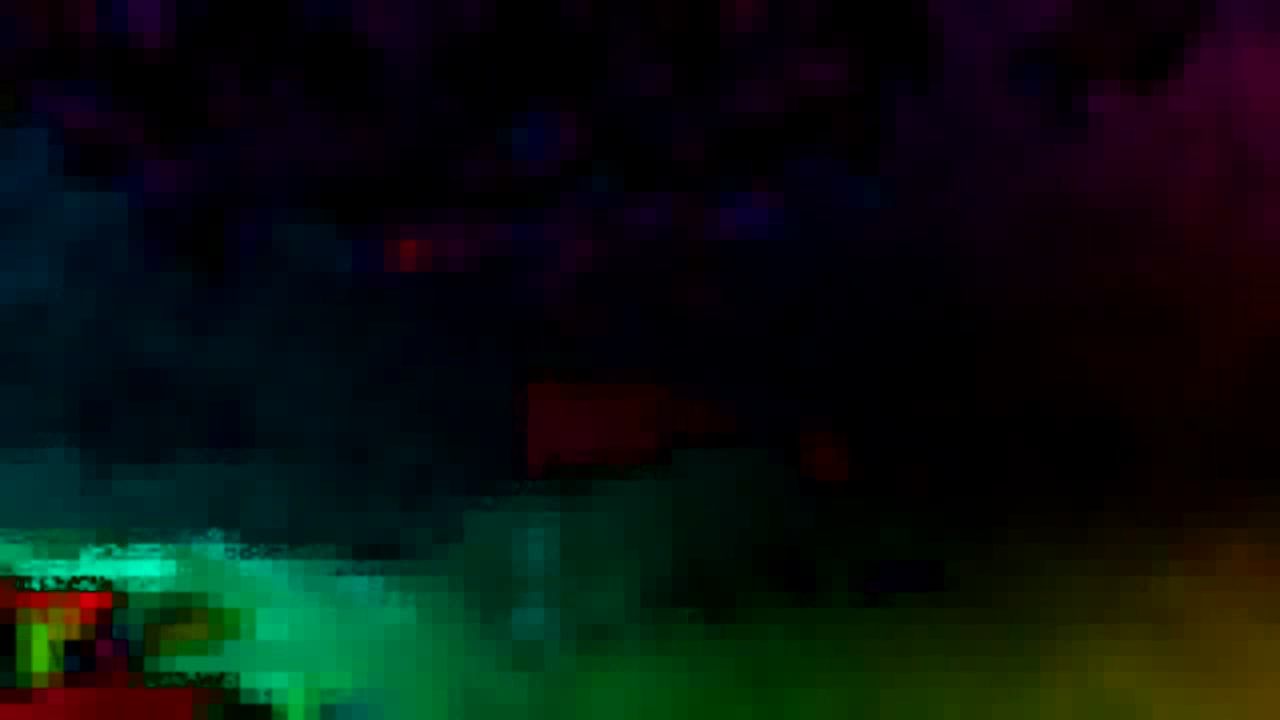
#> input picture frame 9 of disof.mp4, 1280 x 720 px, given in place of output_video000.mp4, which was not available
$ python lks.py
#> lines starting #> are read from the running program, lines starting #| are printed output that depends on the picture; pictures that were not available may be replaced by others from this repository, and a replacement may not be noted
import numpy as np
import cv2
import argparse

cap = cv2.VideoCapture('output_video000.mp4')
w = int(cap.get(cv2.CAP_PROP_FRAME_WIDTH))
h = int(cap.get(cv2.CAP_PROP_FRAME_HEIGHT))
writer = cv2.VideoWriter('lkof.mp4', cv2.VideoWriter_fourcc(*'mp4v'),30, (w, h))
# params for ShiTomasi corner detection
feature_params = dict( maxCorners = 100,
                       qualityLevel = 0.3,
                       minDistance = 7,
                       blockSize = 7 )
# Parameters for lucas kanade optical flow
lk_params = dict( winSize  = (15,15),
                  maxLevel = 2,
                  criteria = (cv2.TERM_CRITERIA_EPS | cv2.TERM_CRITERIA_COUNT, 10, 0.03))
# Create some random colors
color = np.random.randint(0,255,(100,3))
# Take first frame and find corners in it
ret, old_frame = cap.read()
#> old_frame is the input picture: shape (720, 1280, 3); mean B, G, R 14.3, 18, 8.7
old_gray = cv2.cvtColor(old_frame, cv2.COLOR_BGR2GRAY)
p0 = cv2.goodFeaturesToTrack(old_gray, mask = None, **feature_params)
#> p0 = [[37, 588], [98, 578], [30, 585], [54, 578], [73, 577], [54, 585], [45, 578], [78, 584], [65, 582]]
# Create a mask image for drawing purposes
mask = np.zeros_like(old_frame)
while ret:
    ret, frame = cap.read()
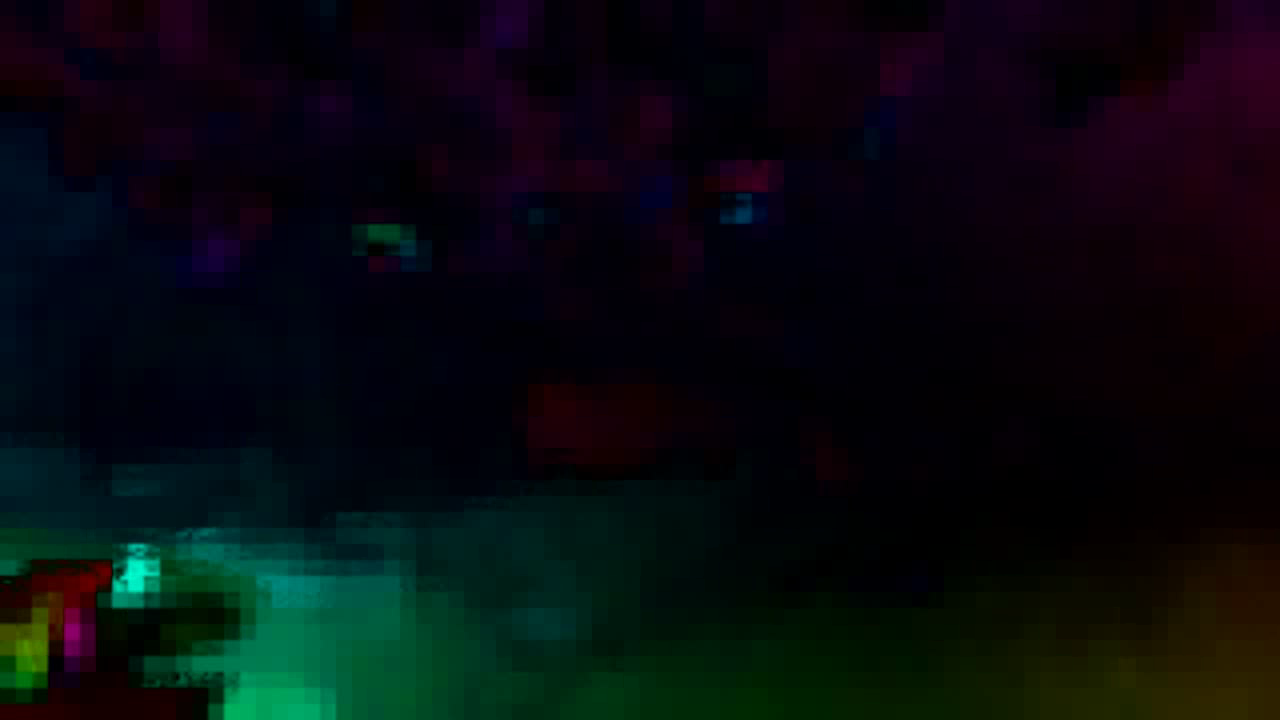
#> input picture frame 10 of disof.mp4, 1280 x 720 px, given in place of output_video000.mp4, which was not available
#> frame is the input picture: shape (720, 1280, 3); mean B, G, R 14.5, 11.6, 7.4
    if not ret:
        break
    frame_gray = cv2.cvtColor(frame, cv2.COLOR_BGR2GRAY)
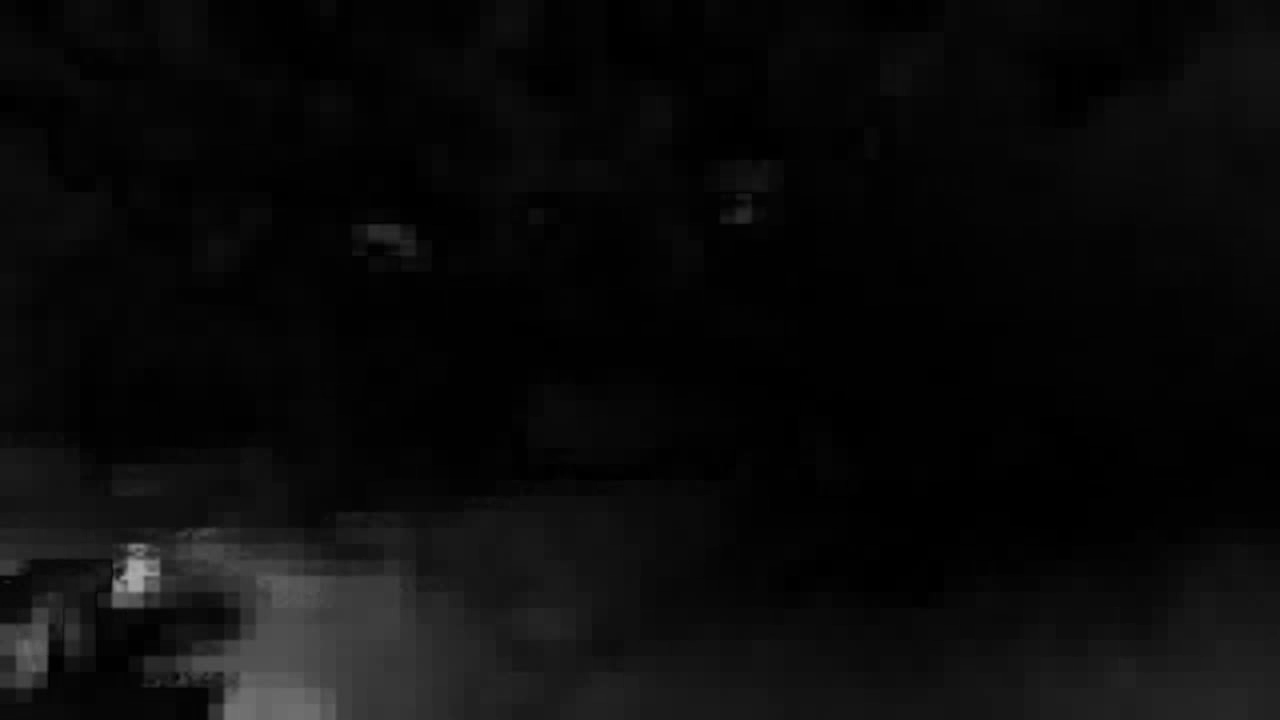
#> frame_gray: shape (720, 1280); min 0, max 175, mean 10.6
    # calculate optical flow
    p1, st, err = cv2.calcOpticalFlowPyrLK(old_gray, frame_gray, p0, None, **lk_params)
#> p1 = [[120.3, 536.5], [152.9, 590.3], [113.6, 586.4], [83.86, 501.5], [128, 595.2], [157.3, 578.8], [87.93, 475.8], [114.5, 581], [93.53, 523.2]]; st = [1, 1, 1, 1, 1, 1, 1, 1, 1]; err = [36.98, 31.49, 34.53, 80.04, 32.45, 27.34, 87.08, 34.09, 39.89]
    # Select good points
    if p1 is not None:
        good_new = p1[st==1]
#> good_new has the same summary as p1
        good_old = p0[st==1]
#> good_old has the same summary as p0
    # draw the tracks
    for i,(new,old) in enumerate(zip(good_new, good_old)):
        a,b = new.ravel()
        c,d = old.ravel()
        mask = cv2.line(mask, (int(a),int(b)),(int(c),int(d)), color[i].tolist(), 2)
        frame = cv2.circle(frame,(int(a),int(b)),5,color[i].tolist(),-1)
#> this loop made 9 passes
#> (a, b, c, d) on passes 1 to 9: (120.3, 536.5, 37, 588), (152.9, 590.3, 98, 578), (113.6, 586.4, 30, 585), (83.86, 501.5, 54, 578), (128, 595.2, 73, 577), (157.3, 578.8, 54, 585), (87.93, 475.8, 45, 578), (114.5, 581, 78, 584), (93.53, 523.2, 65, 582)
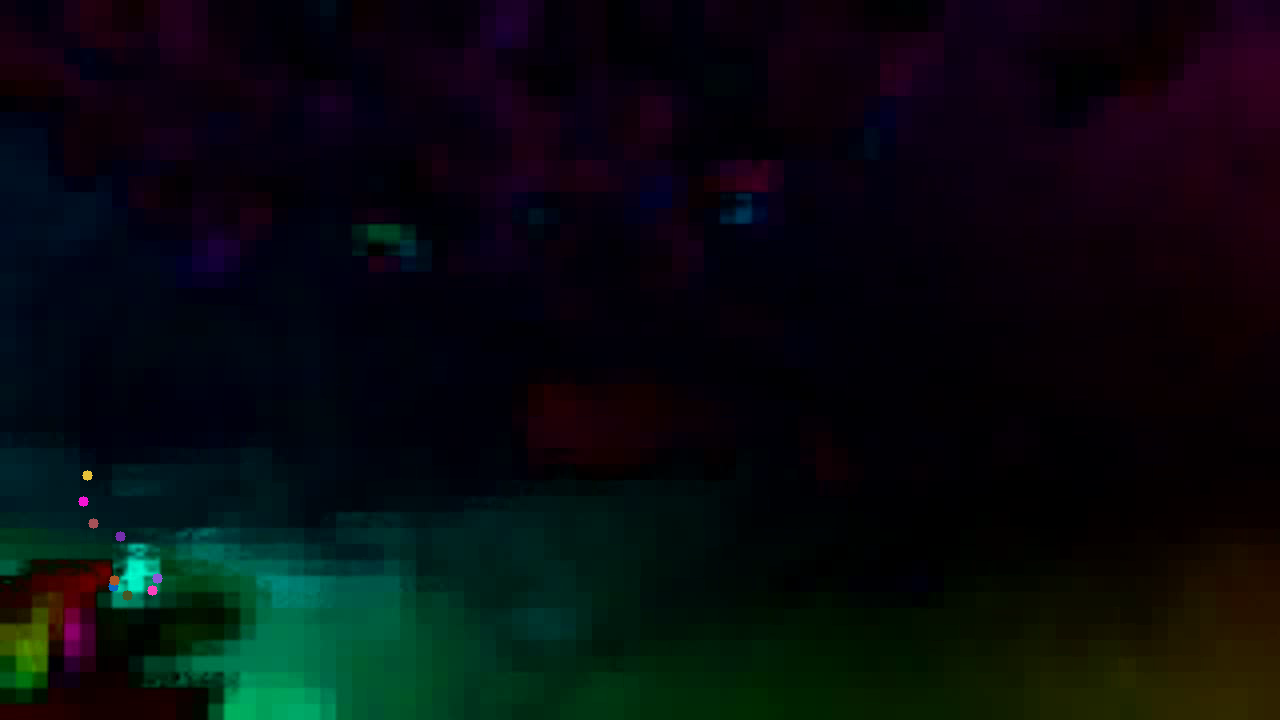
#> frame: shape (720, 1280, 3); mean B, G, R 14.5, 11.6, 7.6
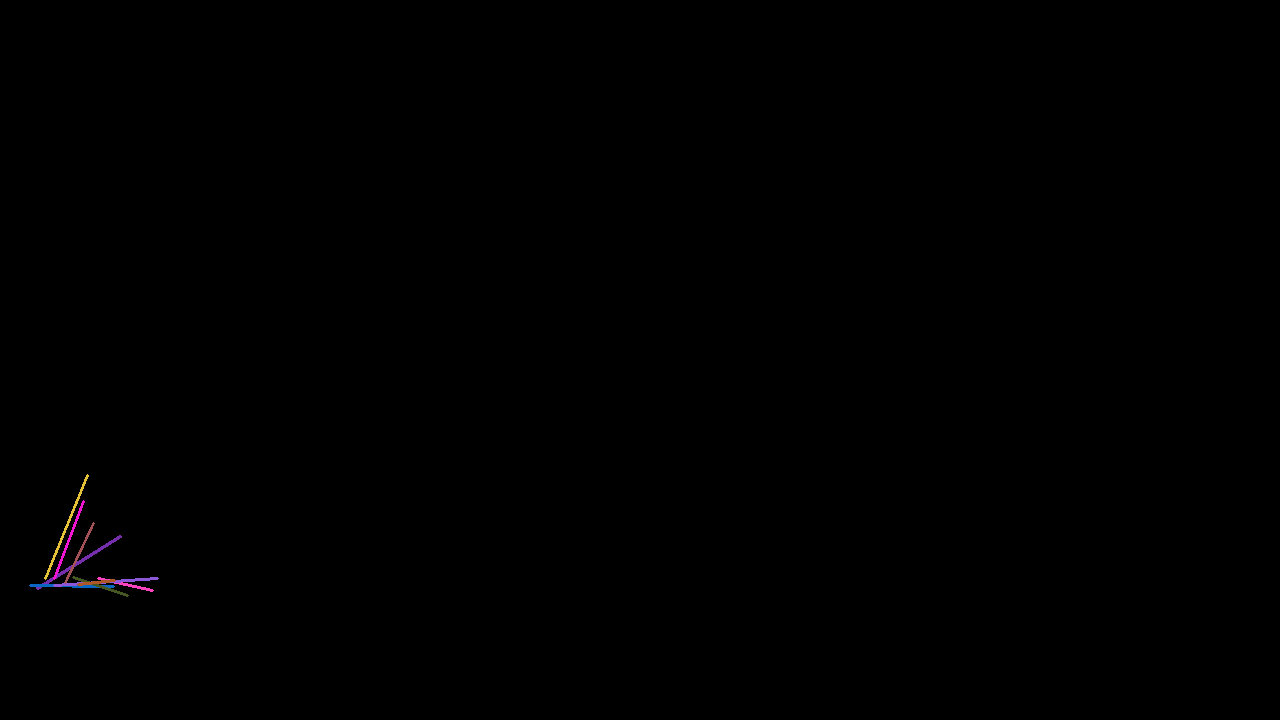
#> mask: shape (720, 1280, 3); mean of channels 0, 1, 2 0.3, 0.2, 0.3; drawn as B, G, R
    img = cv2.add(frame, mask)
    # cv.imshow('frame',img)
    writer.write(img)
    # Now update the previous frame and previous points
    old_gray = frame_gray.copy()
    p0 = good_new.reshape(-1,1,2)
#> p0 has the same summary as p1

$ run again, starting later in the video
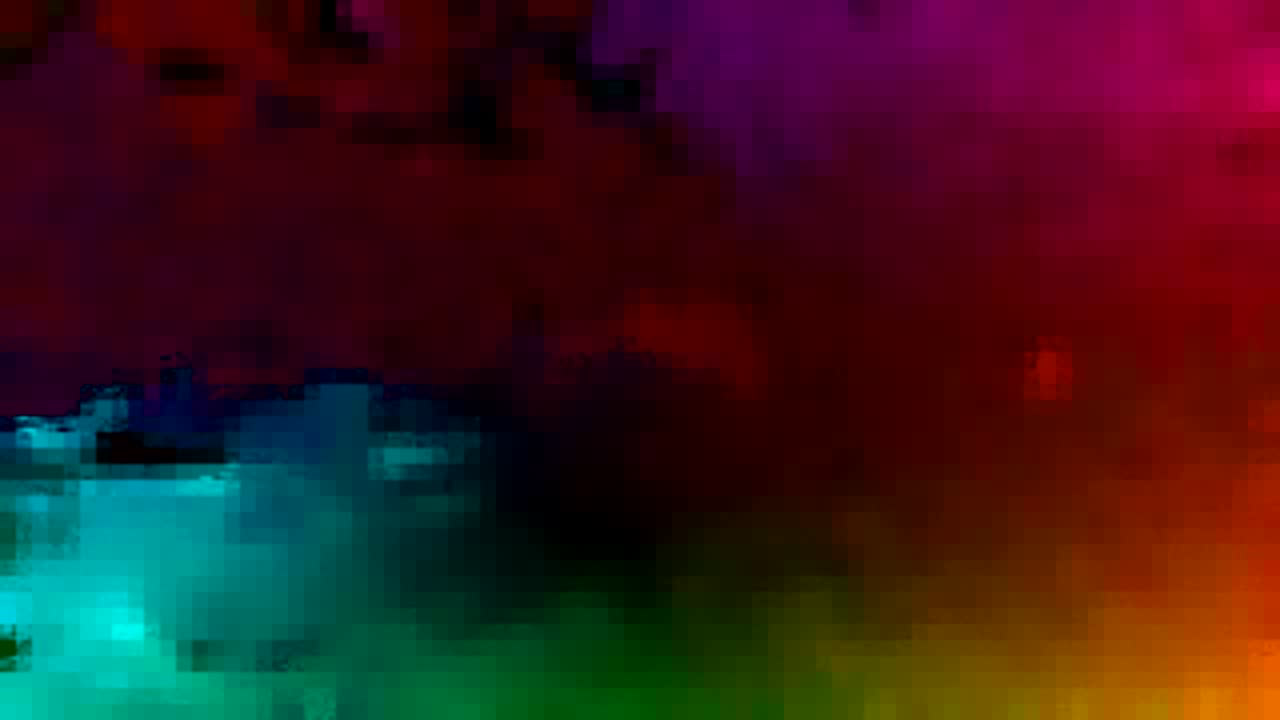
#> input picture frame 79 of disof.mp4, 1280 x 720 px, given in place of output_video000.mp4, which was not available
#> old_frame is the input picture: shape (720, 1280, 3); mean B, G, R 28.8, 27.1, 57.3
#> `p0 = cv2.goodFeaturesToTrack(old_gray, mask = None, **feature_params)`: p0 = 19 rows, first 8: [14, 626], [57, 428], [13, 637], [17, 419], [29, 640], [19, 641], [83, 406], [14, 659]
#> `frame_gray = cv2.cvtColor(frame, cv2.COLOR_BGR2GRAY)`:
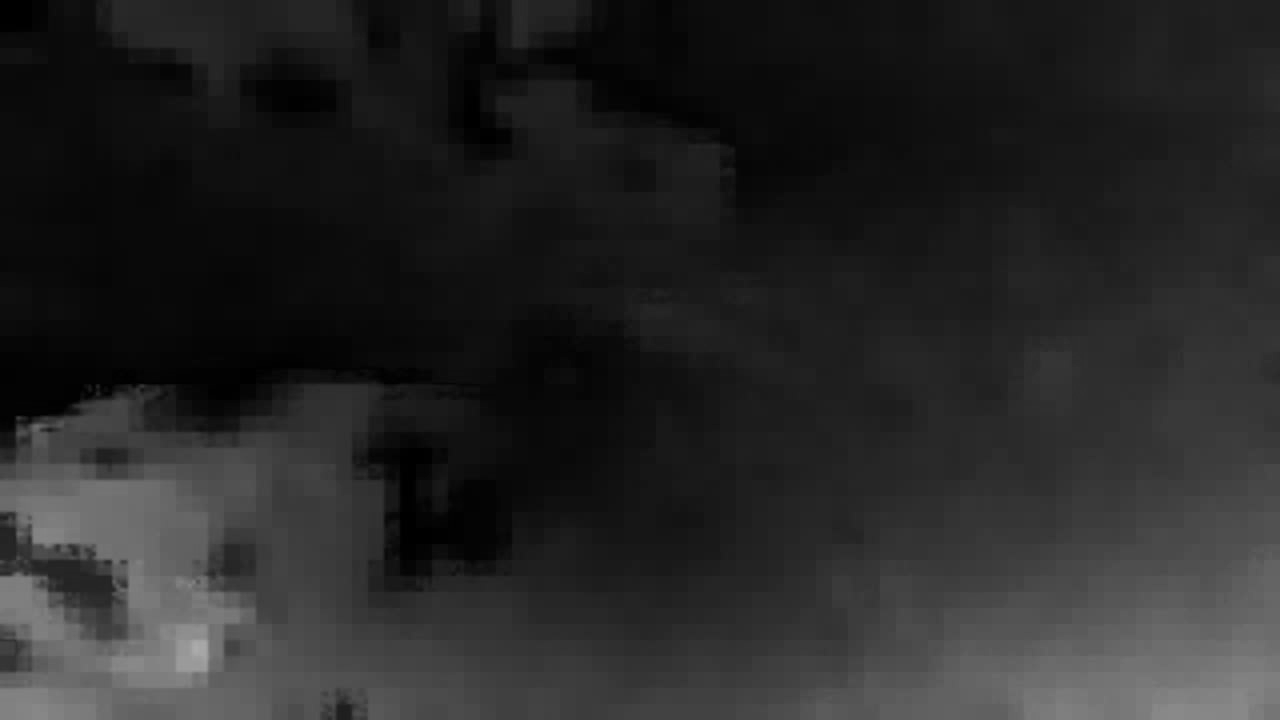
#> frame_gray: shape (720, 1280); min 0, max 172, mean 38.8
#> p1 = 19 rows, first 8: [4.76, 616.5], [45.38, 428.2], [11.92, 633.4], [19.9, 419], [29.68, 640.1], [19.84, 639.4], [74.88, 405.9], [11.12, 675.5]; st = 19 values from 1 to 1; err = 19 values, max 29.27 at index 9, min 7.29 at index 6, mean 15.35
#> good_new has the same summary as p1
#> good_old has the same summary as p0
#> the loop `for i,(new,old) in enumerate(zip(good_new, good_old)):` made 19 passes
#> (a, b, c, d) on passes 1 to 8: (4.76, 616.5, 14, 626), (45.38, 428.2, 57, 428), (11.92, 633.4, 13, 637), (19.9, 419, 17, 419), (29.68, 640.1, 29, 640), (19.84, 639.4, 19, 641), (74.88, 405.9, 83, 406), (11.12, 675.5, 14, 659)
#> after the loop `for i,(new,old) in enumerate(zip(good_new, good_old)):`:
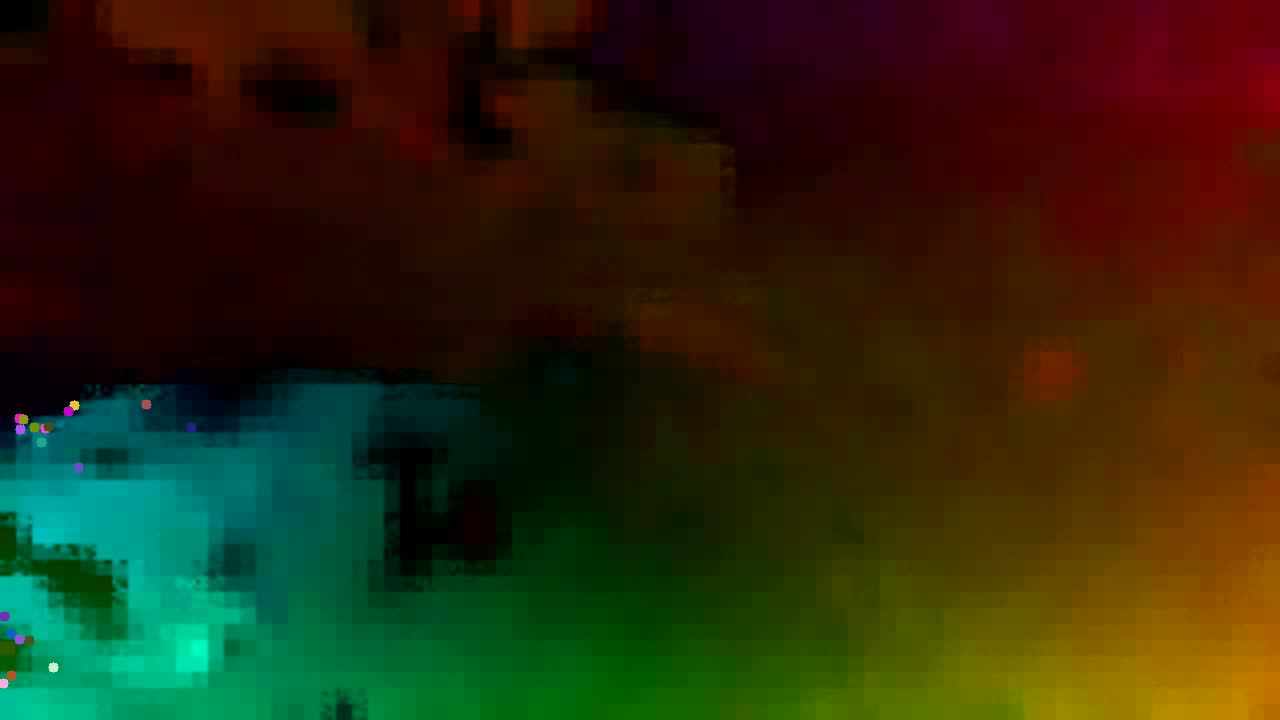
#> frame: shape (720, 1280, 3); mean B, G, R 14.7, 40.8, 44.2
#> `p0 = good_new.reshape(-1,1,2)`: p0 has the same summary as p1
